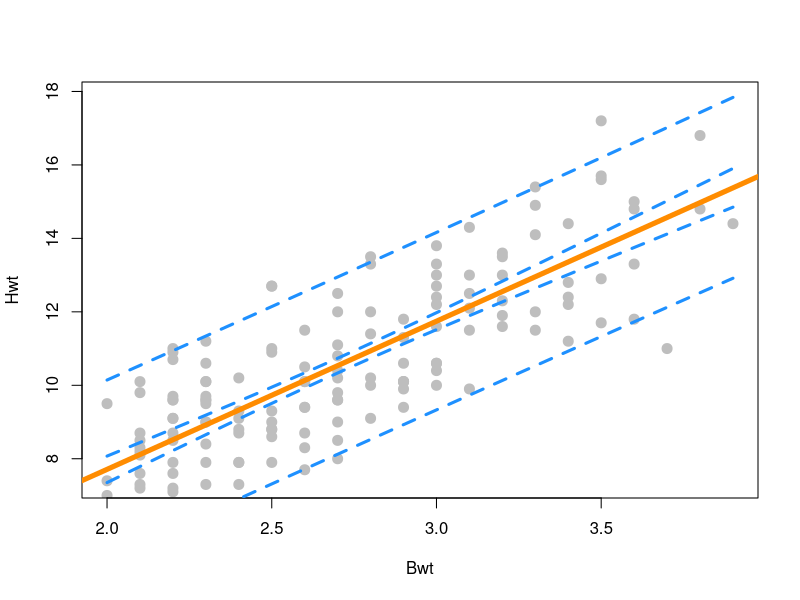
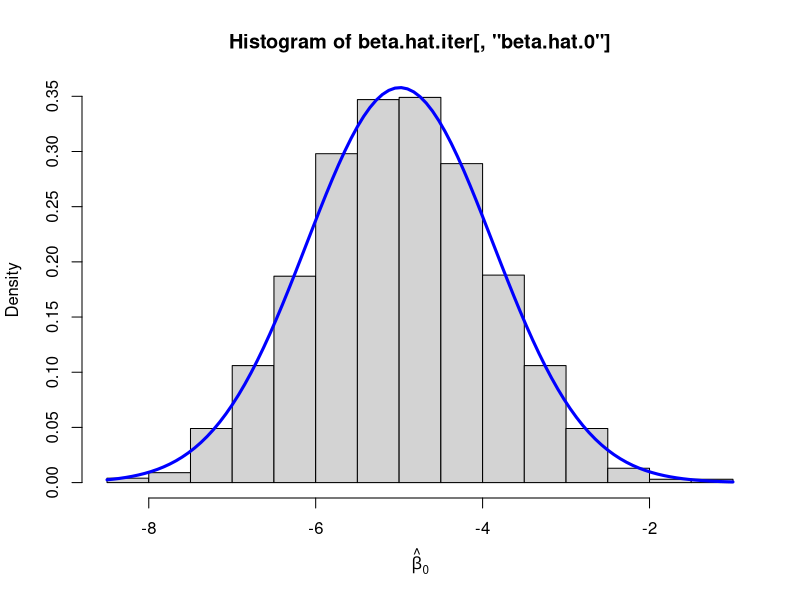
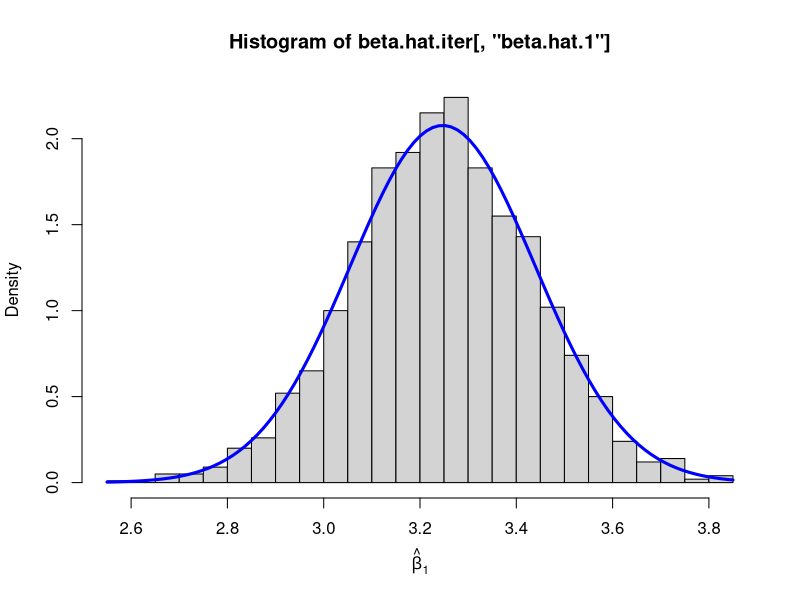

Here is the R script that generated these plots, in order:
## ---- chunk 1

library(MASS)
head(cats)

## ---- chunk 2

cat.model <- lm( Hwt ~ Bwt, data = cats )
beta.0    <- summary( cat.model )$coefficients[1]
beta.1    <- summary( cat.model )$coefficients[2]
y.i       <- beta.0 + ( beta.1 * cats$Bwt )

## ---- chunk 3

test.stat <- summary( cat.model )$coefficients[ "Bwt", "t value" ]
test.stat

## ---- chunk 4

p.value <- summary(cat.model)$coefficients[ 2, "Pr(>|t|)" ]
p.value

## ---- chunk 5

p.value < 0.05

## ---- chunk 6

confint( object = cat.model, parm = "Bwt", level = .90 )

## ---- chunk 7

confint( object = cat.model, param = "(Intercept)", level = .99 )

## ---- chunk 8

new.cat <- data.frame( Bwt = c( 2.1, 2.8 ) )

prediction <- predict( cat.model, newdata = new.cat,
                       interval = c( "confidence" ), level = .99 )

interval.1 <- prediction[ 1, "upr" ] - prediction[ 1, "lwr" ]
interval.2 <- prediction[ 2, "upr" ] - prediction[ 2, "lwr" ]

interval.1
interval.2

mean(cats$Bwt)

## ---- chunk 9

new.cat <- data.frame( Bwt = c( 2.8, 4.2 ) )

prediction <- predict( cat.model, newdata = new.cat,
              interval = c( "prediction" ), level = .99 )

prediction[ , "fit" ]

min( cats$Bwt ) < 4.2 && 4.2 < max( cats$Bwt )

## ---- chunk 10

cat.grid <- seq( min( cats$Bwt ), max( cats$Bwt ), by = 0.01 )

cat.ci.band <- predict( cat.model, newdata = data.frame( Bwt = cat.grid ),
                        interval = c( "confidence" ), level = .90 )

cat.pi.band <- predict( cat.model, newdata = data.frame( Bwt = cat.grid ),
                        interval = c( "prediction" ), level = .90 )

plot( Hwt ~ Bwt, data = cats,
      pch = 20, cex = 2, col = "grey",
      ylim = c( min( cat.ci.band ), max( cat.pi.band ) ) )
abline( cat.model, lwd = 5, col = "darkorange" )

lines( cat.grid, cat.ci.band[ , "lwr" ], col = "dodgerblue", lwd = 3, lty = 2 )
lines( cat.grid, cat.ci.band[ , "upr" ], col = "dodgerblue", lwd = 3, lty = 2 )
lines( cat.grid, cat.pi.band[ , "lwr" ], col = "dodgerblue", lwd = 3, lty = 2 )
lines( cat.grid, cat.pi.band[ , "upr" ], col = "dodgerblue", lwd = 3, lty = 2 )

## ---- chunk 11

se        <- summary( cat.model )$coefficients[ 2, 2 ]
test.stat <- ( beta.1 - 4 ) / se
test.stat

## ---- chunk 12

pt( test.stat, df = cat.model$df.residual )

## ---- chunk 13

library( mlbench )
data( Ozone )
Ozone           <- Ozone[, c(4, 6, 7, 8)]
colnames(Ozone) <- c("ozone", "wind", "humidity", "temp")
Ozone           <- Ozone[complete.cases(Ozone), ]
head( Ozone )

## ---- chunk 14

ozone.wind.model <- lm( ozone ~ wind, data = Ozone )
summary( ozone.wind.model )

## ---- chunk 15

summary( ozone.wind.model )$coefficients[ "wind", "t value" ]

## ---- chunk 16

p.value <- summary( ozone.wind.model )$coefficients[ "wind", "Pr(>|t|)" ]
p.value

## ---- chunk 17

p.value < 0.01

## ---- chunk 18

ozone.temp.model <- lm( ozone ~ temp, data = Ozone )
summary( ozone.temp.model )

## ---- chunk 19

summary( ozone.temp.model )$coefficients[ "temp", "t value" ]

## ---- chunk 20

p.value <- summary( ozone.temp.model )$coefficients[ "temp", "Pr(>|t|)" ]
p.value

## ---- chunk 21

p.value < 0.01

## ---- chunk 22

set.seed(19920917)

beta.0    <- -5
beta.1    <- 3.25
sigma     <- 4
sigma.sqr <- 16
n         <- 50
x = seq( 0, 10, length = n)

beta.hat.iter <- matrix( 0, 4000, nrow = 2000, ncol = 2 )
colnames(beta.hat.iter) <- c( "beta.hat.0", "beta.hat.1" )

sim.slr <- function( x, beta.0, beta.1, sigma )
{
    n = length(x)
    epsilon = rnorm( n, mean = 0, sd = sigma )
    y = beta.0 + ( beta.1 * x ) + epsilon
    data.frame( predictor = x, response = y )
}


for ( i in 1:2000 )
{
    slr.iter.model      <- sim.slr( x, beta.0, beta.1, sigma )
    lm.iter             <- lm( slr.iter.model$response ~ slr.iter.model$predictor, data = slr.iter.model )
    beta.hat.iter[i, 1] <- coef(lm.iter)[1]
    beta.hat.iter[i, 2] <- coef(lm.iter)[2]
}

## ---- chunk 23

beta.0.mean <- mean(beta.hat.iter[ , "beta.hat.0"])
beta.1.mean <- mean(beta.hat.iter[ , "beta.hat.1"])

Sxx <- sum( ( x - mean(x) ) ^ 2 )

base.0.sd <- sd(beta.hat.iter[ , "beta.hat.0"])
beta.0.sd <- sigma * sqrt( (1 / n) + ( mean(x) ^ 2 / Sxx ) )

base.1.sd <- sd(beta.hat.iter[ , "beta.hat.1"])
beta.1.sd <- sigma / sqrt( Sxx )

data.frame( "beta.hat.0" = c(   -5, beta.0.mean, base.0.sd, beta.0.sd ), 
            "beat.hat.1" = c( 3.25, beta.1.mean, base.1.sd, beta.1.sd ) )
 
## ---- chunk 24

hist( beta.hat.iter[ , "beta.hat.0"], 
      prob = TRUE, breaks = 20,
      xlab = expression( hat(beta)[0] ) )

curve( dnorm( x, mean = beta.0.mean, sd = beta.0.sd ),
       col = 'blue', add = TRUE, lwd = 3 )

## ---- chunk 25

hist( beta.hat.iter[ , "beta.hat.1"], 
      prob = TRUE, breaks = 20,
      xlab = expression( hat(beta)[1] ) )

curve( dnorm( x, mean = beta.1.mean, sd = beta.1.sd ),
       col = 'blue', add = TRUE, lwd = 3 )

## ---- chunk 26

set.seed(19920917)

beta.0    <- 5
beta.1    <- 2
sigma.sqr <- 9
sigma     <- 3
n         <- 25
x         <- seq(0, 2.5, length = n)

sim.slr <- function( x, beta.0, beta.1, sigma )
{
    n       <- length(x)
    epsilon <- rnorm( n, mean = 0, sd = sigma )
    y       <- beta.0 + ( beta.1 * x ) + epsilon
    data.frame( predictor = x, response = y )
}

result.table           <- matrix( 0, 5000, nrow = 2500, ncol = 2 )
colnames(result.table) <- c( "beta.hat.1", "se" )

for ( i in 1:2500 )
{
    slr.iter.model     <- sim.slr( x, beta.0, beta.1, sigma )
    lm.iter            <- lm( slr.iter.model$response ~ slr.iter.model$predictor, data = slr.iter.model )
    result.table[i, 1] <- coef(lm.iter)[2]
    result.table[i, 2] <- summary(lm.iter)$coefficients[ 2, 2 ]
}

## ---- chunk 27

alpha <- ( 1 - .95 ) / 2
crit  <- qt( 1 - alpha, df = n - 1 )
me    <- crit * result.table[ , 2]

lower_95 <- result.table[ , 1] - me
upper_95 <- result.table[ , 1] + me

## ---- chunk 28

sum <- 0

for ( i in 1:length(lower_95) )
{
    if ( lower_95[i] <= beta.1 && beta.1 <= upper_95[i] ) { sum <- sum + 1 }
}

prop <- sum / length(lower_95)
prop

## ---- chunk 29

t.stat   <- ( result.table[ , 1] - beta.1 ) / result.table[ , 2]
p.values <- pt( t.stat, n - 1 )

sum <- 0

for ( i in 1:length(p.values) )
{
    if ( p.values[i] < .05 ) { sum <- sum + 1 }
}

prop <- sum / length(lower_95)
prop

## ---- chunk 30

alpha <- ( 1 - .99 ) / 2
crit  <- qt( 1 - alpha, df = n - 1 )
me    <- crit * result.table[ , 2]

lower_99 <- result.table[ , 1] - me
upper_99 <- result.table[ , 1] + me

## ---- chunk 31

sum <- 0

for ( i in 1:length(lower_99) )
{
    if ( lower_99[i] <= beta.1 && beta.1 <= upper_99[i] ) { sum <- sum + 1 }
}

prop <- sum / length(lower_99)
prop

## ---- chunk 32

t.stat   <- ( result.table[ , 1] - beta.1 ) / result.table[ , 2]
p.values <- pt( t.stat, n - 1 )

sum <- 0

for ( i in 1:length(p.values) )
{
    if ( p.values[i] < .01 ) { sum <- sum + 1 }
}

prop <- sum / length(lower_99)
prop

## ---- chunk 33

calc_pred_int <- function( model, newdata, level = .95 ) 
{
    beta.0.hat <- coef(model)[1]
    beta.1.hat <- coef(model)[2]
    y.hat      <- beta.0.hat + ( beta.1.hat * newdata$Bwt )
    
    se    <- summary(model)$sigma
    alpha <- ( 1 - level ) / 2
    crit  <- qt( 1 - alpha, df = model$df.residual )
   
    return ( c( "fit" = y.hat,
                "lwr" = y.hat - crit * se,
                "upr" = y.hat + crit * se ) )
}

## ---- chunk 34

newcat_1 = data.frame(Bwt = 4.0)
calc_pred_int(cat.model, newcat_1)

## ---- chunk 35

newcat_2 = data.frame(Bwt = 3.3)
calc_pred_int(cat.model, newcat_2, level = 0.99)

